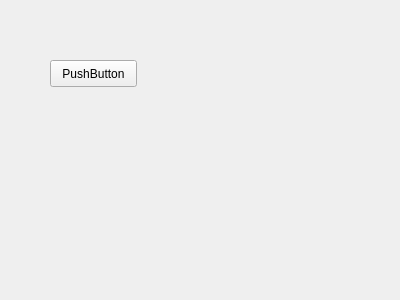
<?xml version="1.0" encoding="UTF-8"?>
<ui version="4.0">
 <class>Form</class>
 <widget class="QWidget" name="Form">
  <property name="geometry">
   <rect>
    <x>0</x>
    <y>0</y>
    <width>400</width>
    <height>300</height>
   </rect>
  </property>
  <property name="windowTitle">
   <string>Form</string>
  </property>
  <widget class="QPushButton" name="pushButton">
   <property name="geometry">
    <rect>
     <x>50</x>
     <y>60</y>
     <width>87</width>
     <height>27</height>
    </rect>
   </property>
   <property name="text">
    <string>PushButton</string>
   </property>
  </widget>
 </widget>
 <resources/>
 <connections/>
</ui>
